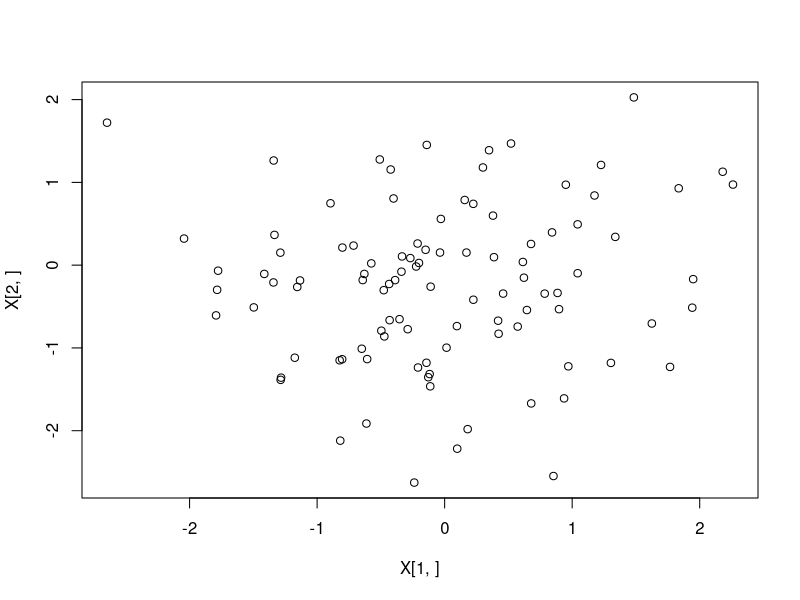
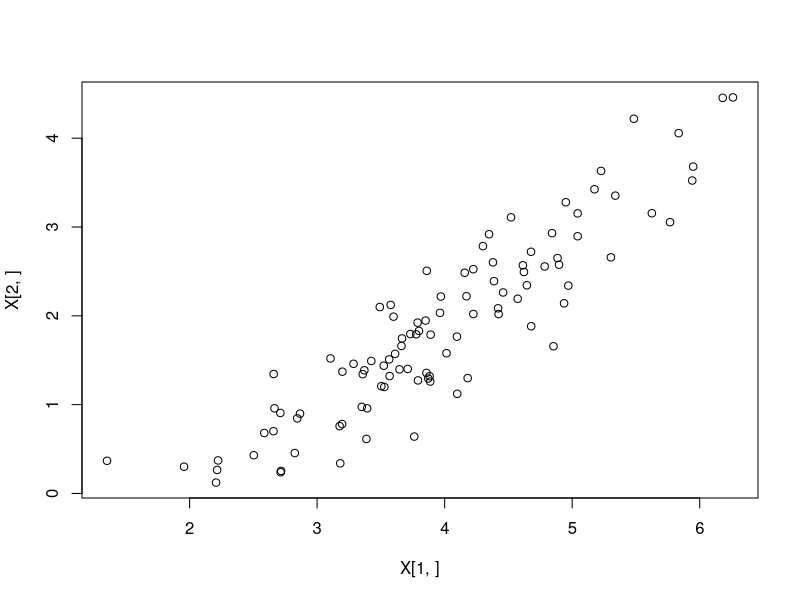
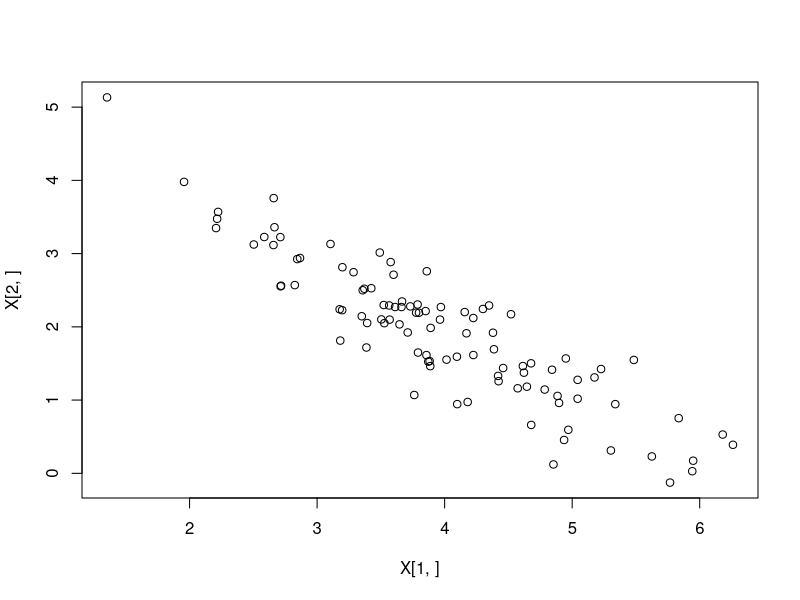
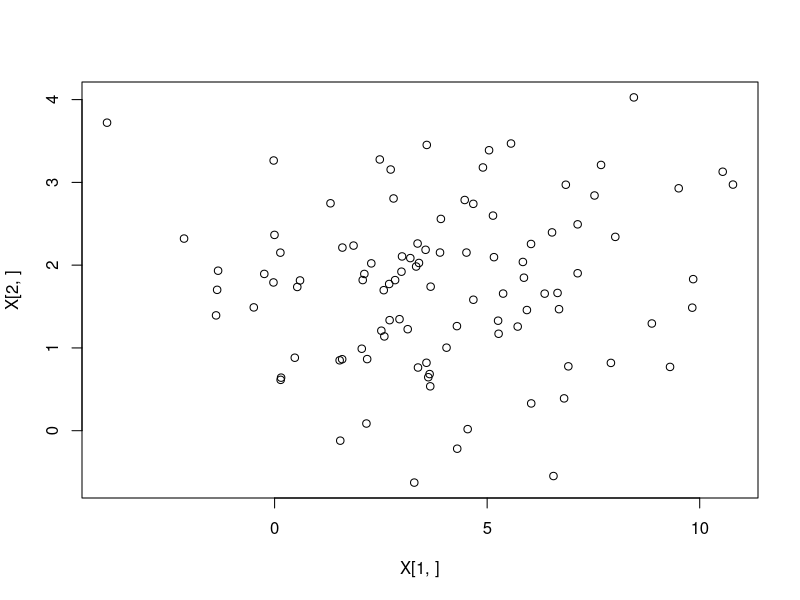
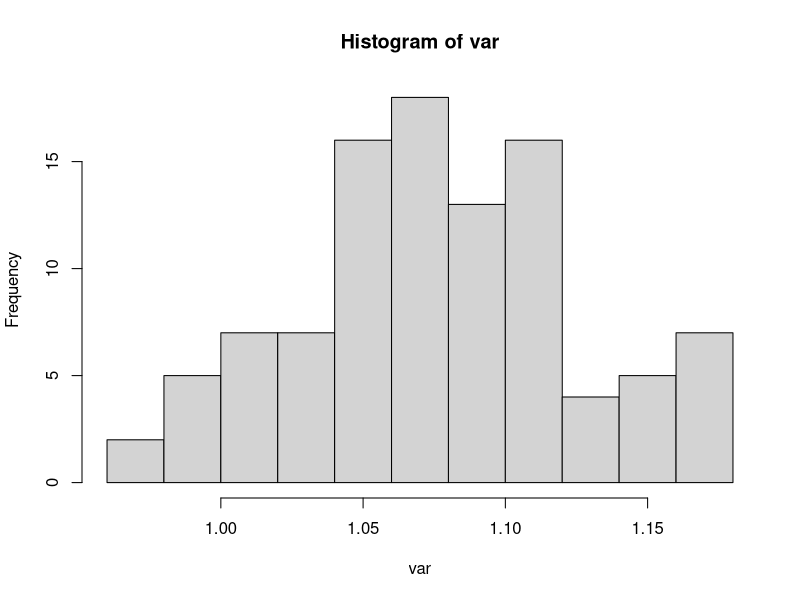
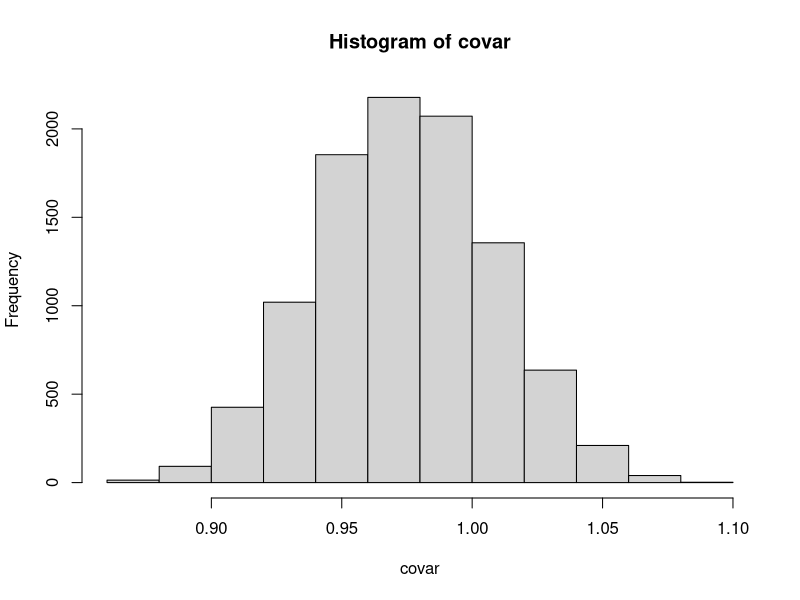

These figures' R source, in order:
################ 1)
X = matrix(rnorm(200), 2, 100)
plot(X[1, ], X[2, ])

################ 2)
mu = matrix(c(4,2), 2, 1)
Sigma1 = matrix(c(1, 0.9, 0.9, 1), 2, 2)
Sigma2 = matrix(c(1, -0.9, -0.9, 1), 2, 2)
Sigma3 = matrix(c(9, 0, 0, 1), 2, 2)

CholeskyDecompositionTwoOnTwo <- function(A) 
{
  x = sqrt(A[1,1])
  y = A[2,1]/x
  z = sqrt(A[2,2] - y*y)
  matrix(c(x, y, 0, z), 2, 2)
}

MakeSubtaskOfSecondExercise <- function(X, mu, Sigma)
{
  A = CholeskyDecompositionTwoOnTwo(Sigma)
  X = A %*% X + c(mu[1,1], mu[2,1])
  print(X)
  plot(X[1,], X[2,])
}

MakeSubtaskOfSecondExercise(X, mu, Sigma1)
MakeSubtaskOfSecondExercise(X, mu, Sigma2)
MakeSubtaskOfSecondExercise(X, mu, Sigma3)


################ 3)
CholeskyDecomposition <- function(A) 
{
  dimensionality = dim(A)[1]
  L = matrix(0, dimensionality, dimensionality)
  for (i in 1:dimensionality){
    for (j in 1:i){
      sum = sum(L[i, 1:j] * L[j, 1:j])
      if (i == j){
        L[i,j] = sqrt(A[i,i] - sum)
      }
      else{
        L[i,j] = (1.0 / L[j,j] * (A[i,j] - sum))
      }
    }
  }
  L
}

GetVariances <- function(M)
{
  n = dim(M)[1]
  variances = matrix(0, 1, n)
  for(i in 1:n){
    variances[1, i] = M[i, i]
  }
  variances
}

GetCovariances <- function(M)
{
  n = dim(M)[1]
  covariances = matrix(0, 1, n*n - n)
  k = 1
  for(i in 1:n){
    for(j in 1:n){
      if (i != j){
        covariances[1, k] = M[i, j]
        k = k + 1
      }
    }
  }
  covariances
}

ThirdTask  <- function(num_of_vectors, d)
{
  X = matrix(rnorm(num_of_vectors*d), num_of_vectors, d)
  Sigma = matrix(0.9, d, d)
  for(i in 1:d)
  {
    Sigma[i, i] = 1
  }
  
  A = CholeskyDecomposition(Sigma)
  XDashed = X %*% t(A)
  C = cov(XDashed)
  
  var = GetVariances(C)
  covar = GetCovariances(C)
  print(mean(var))
  print(mean(covar))
  hist(var)
  hist(covar)
}
ThirdTask(200, 100)


